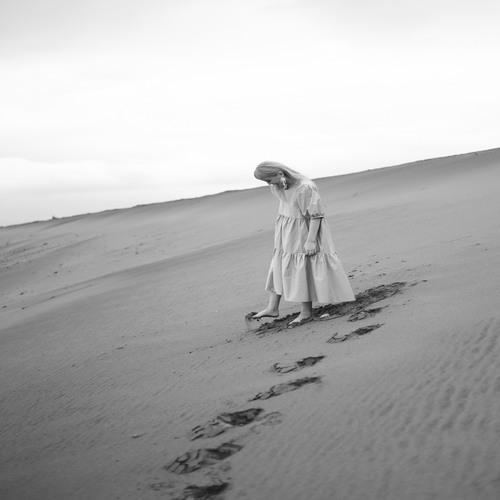
#> input picture 500x500_02.jpg, 500 x 500 px
$ python linearCV.py   (older library calls are emulated)
#> lines starting #> are read from the running program, lines starting #| are printed output that depends on the picture
### Report5/grayscale.py
#!/usr/bin/env python
# coding: utf-8

# In[1]:


import sys
import cv2
import numpy as np


# In[2]:


def readImage():
    """
    read an image file and return its data
    """
    if len(sys.argv) > 1:
        fname = sys.argv[1]
    else:
        fname = input('image file -> ')
#> the answer given: ../500x500_02.jpg
    image = cv2.imread(fname)
#> image is the input picture: shape (500, 500, 3); min 16, max 255, mean 180.3
    if image is None:
        print('no image file:', fname)
        sys.exit(1)
    return image


# In[3]:


# [35 lines left out: function main, not called in this run]


# In[5]:


# [2 lines that do not run on import are left out]

### Report5/linearCV.py
import cv2
import numpy as np
import time
from grayscale import readImage


def main():
    img = readImage()
    gray = cv2.cvtColor(img, cv2.COLOR_BGR2GRAY)
    m = [[-1, 0, 1], [-2, 0, 2], [-1, 0, 1]]
    kernel = np.array(m)
    s = time.time()

    tmp = cv2.filter2D(gray, cv2.CV_64F, kernel)
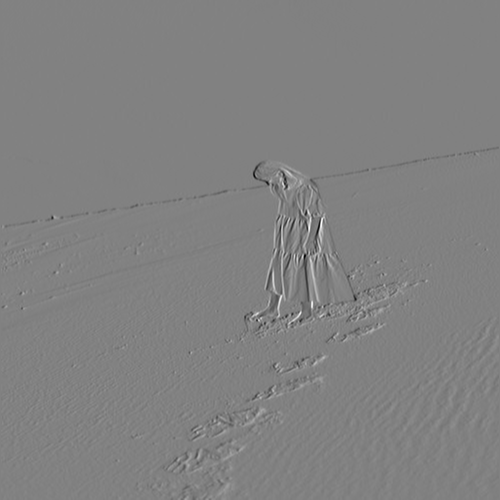
#> tmp: shape (500, 500) float64; min -545, max 529, mean 0; drawn with min black and max white

    print('time:', time.time()-s, 'sec')
    minVal, maxVal, minLoc, maxLoc = cv2.minMaxLoc(tmp)
#> minVal = -545; maxVal = 529; minLoc = (304, 256); maxLoc = (321, 222)
    gray = (tmp - minVal) / (maxVal - minVal)
    edge = cv2.convertScaleAbs(tmp)
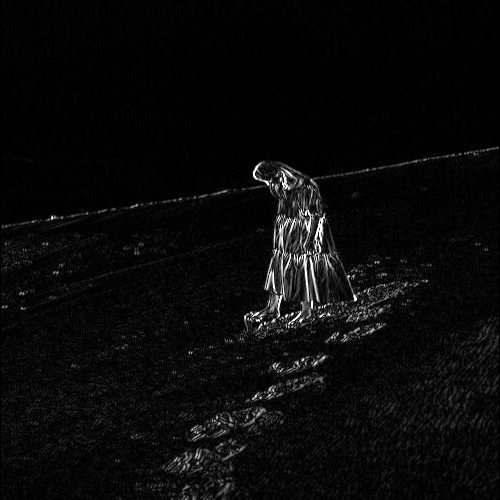
#> edge: shape (500, 500); min 0, max 255, mean 9.5
    cv2.imshow('Source', img)
    cv2.imshow('Result', gray)
    cv2.imshow('Edge', edge)
    cv2.waitKey(0)
    cv2.destroyAllWindows()


if __name__ == '__main__':
    main()

$ run again, on 500x500_03.jpg
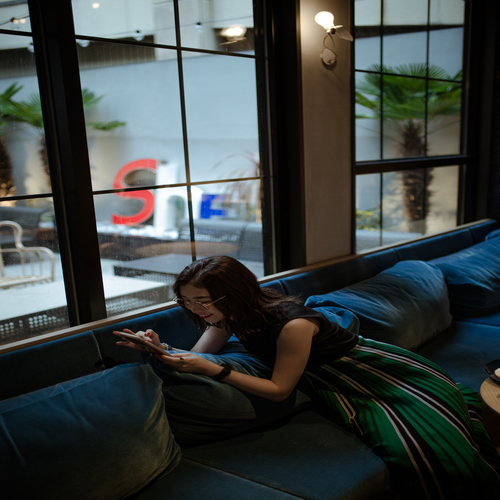
#> input picture 500x500_03.jpg, 500 x 500 px
#> in readImage, image is the input picture: shape (500, 500, 3); mean B, G, R 64.4, 65.6, 58.9
#> in main, `tmp = cv2.filter2D(gray, cv2.CV_64F, kernel)`:
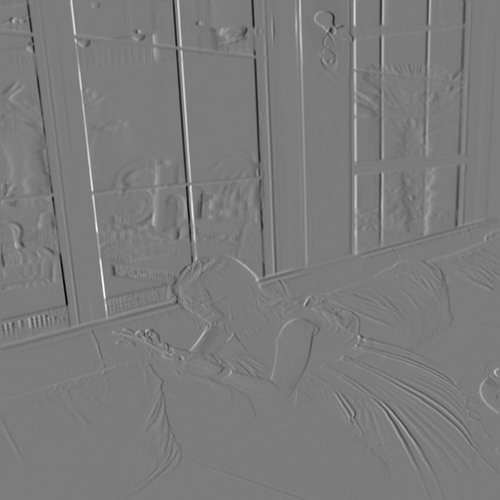
#> tmp: shape (500, 500) float64; min -947, max 998, mean -0.8; drawn with min black and max white
#> minVal = -947; maxVal = 998; minLoc = (64, 285); maxLoc = (102, 278)
#> in main, `edge = cv2.convertScaleAbs(tmp)`:
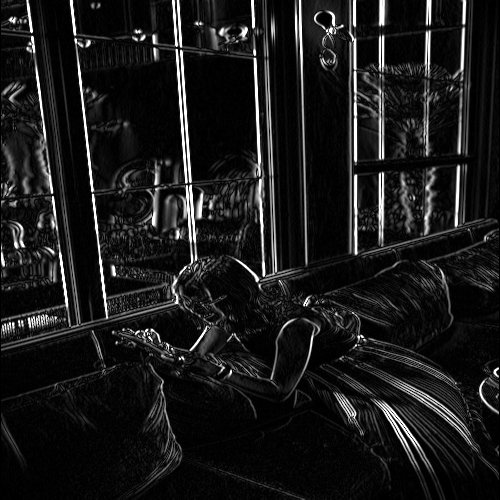
#> edge: shape (500, 500); min 0, max 255, mean 25.9
